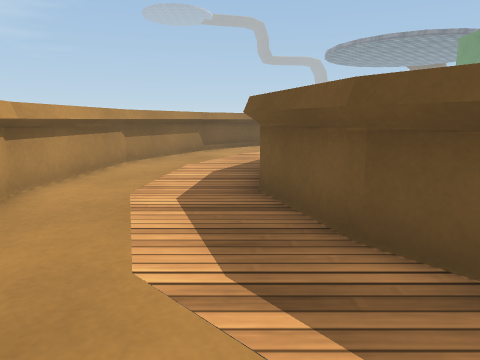
view 1 (above)

18 first-person views from a walk through a 3-D level made in the Unity game engine. The camera is 0.64 m above the floor, tilts 10° down and sees 70° across. The floor is counted in squares, 0.5 m on a side. Each view is taken from the middle of a square. On the plan, view 1 faces up. The plan holds only what a view shows up to about 14 squares ahead; the rest is blank. The place goes on beyond the plan. The player is left out. Surface patterns are stand-ins for the level's own textures.

view 2
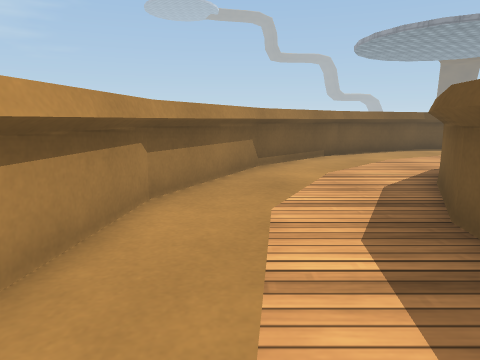

view 3
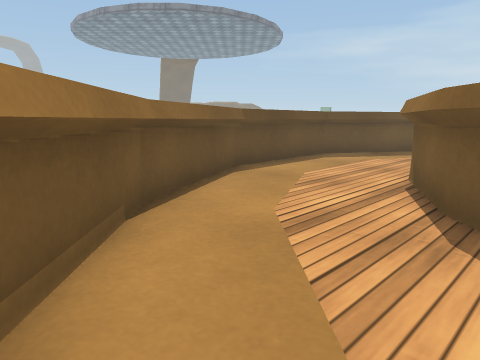

view 4
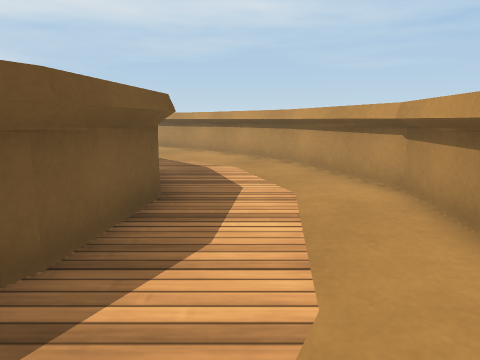

view 5
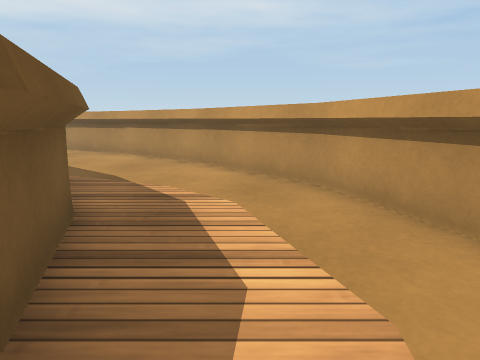

view 6
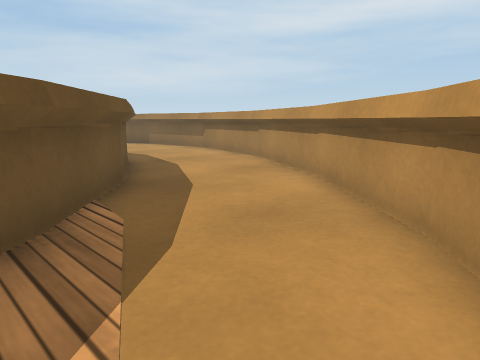

view 7
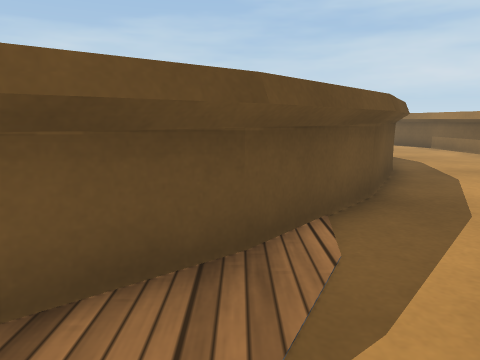

view 8
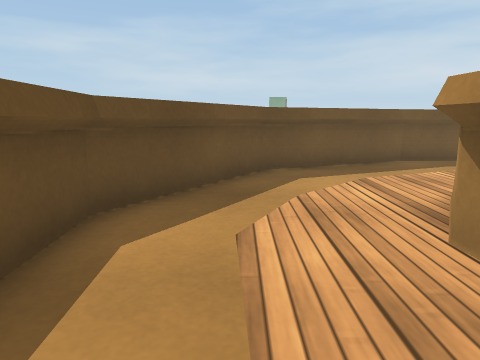

view 9
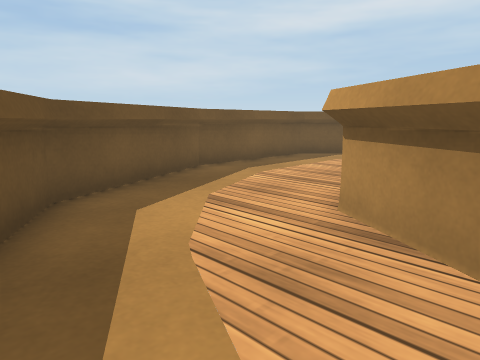

view 10
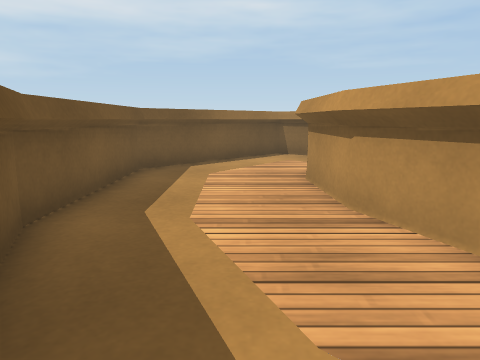

view 11
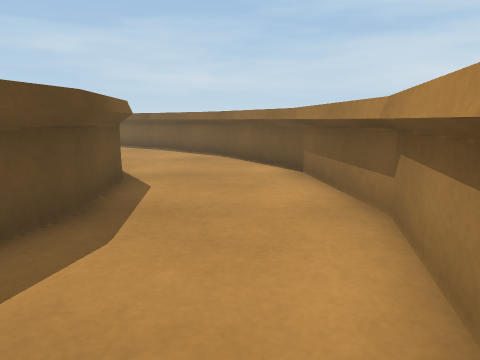

view 12
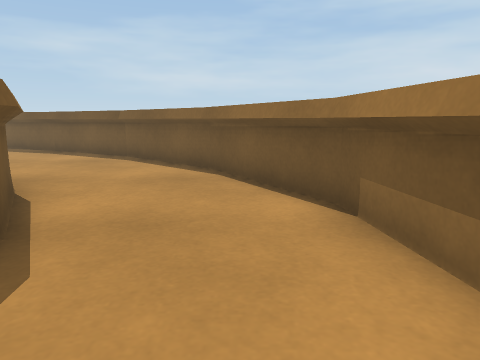

view 13
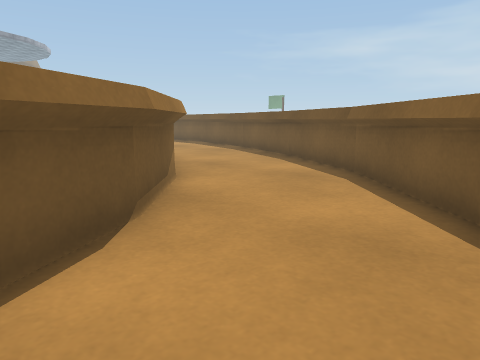

view 14
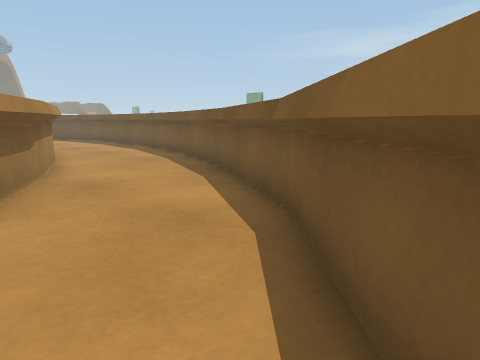

view 15
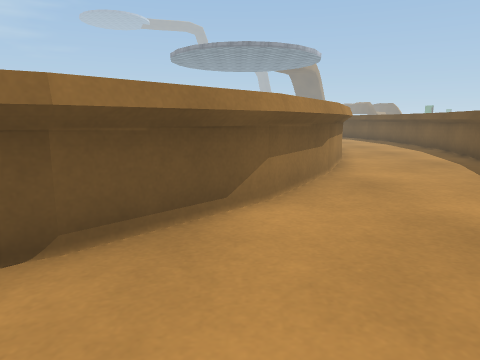

view 16
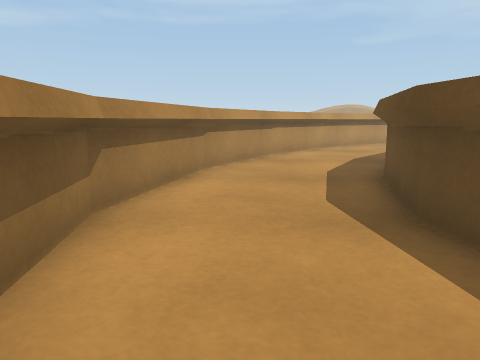

view 17
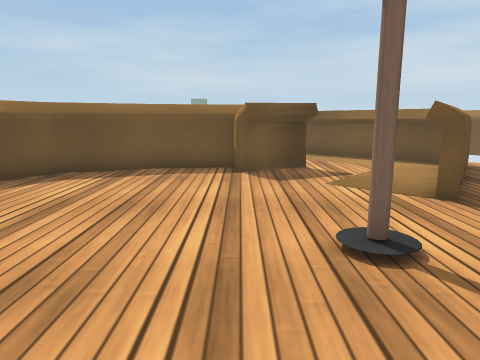

view 18
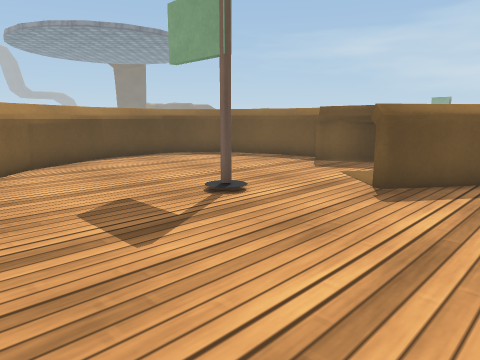

### Floor plan
Key: @ floor where view 1 was taken; # wall or solid block; . floor; ^ raised ledge; O other object.
Columns run from 4 left of view 1 to 28 right of it. Each row starts with its distance up from view 1.
 20          #^#^^^##
 19        ###......##
 18      ###.........###
 17     ##.............#
 16    ##......^^^#....##
 15   ##.....^^#..^#....#
 14   #.....##.....#^...#
 13  ##....^#.......^....^
 12  #....# ........^....^
 11 ##...#^.........^....^
 10 #....^ .........^^...^
  9 ^...#^ ...O.....#....^      ...##
  8 #...#^ .........#...#^     ^...#
  7 #...^^.............##     ^^...#
  6 ^...^^.......##....#      ^....#
  5 #...#^ .......##..##      ^...^#
  4 ##...^. ..     ####      ##...#
  3  ^...##                  #....#
  2  #....#^                ^....##
  1  ##... ##              #^....#
  0   #^@...#^            #^....##
 -1    #.....#^          ##....##
 -2    ##.....#^^       ##.....#
 -3     ##......#^^^#^^^^.....##
 -4      ###......#^^^.......##
 -5        ##...............##
 -6         ###...........^##
 -7           ##^#......###
 -8              #^#^##^#

Where each view was taken, in squares from view 1:
view 1: 0 up, 0 right, facing up
view 2: 5 up, 2 left, facing up
view 3: 13 up, 1 left, facing up-right
view 4: 12 up, 1 left, facing down
view 5: 8 up, 1 left, facing down
view 6: 2 up, 1 left, facing down-right
view 7: 1 up, 0 right, facing right
view 8: 18 up, 6 right, facing right
view 9: 19 up, 9 right, facing down-right
view 10: 17 up, 14 right, facing down
view 11: 6 down, 7 right, facing right
view 12: 6 down, 11 right, facing right
view 13: 6 down, 15 right, facing up-right
view 14: 5 down, 19 right, facing up-right
view 15: 5 down, 19 right, facing up
view 16: 6 down, 16 right, facing left
view 17: 10 up, 3 right, facing right
view 18: 4 up, 2 right, facing up-right
